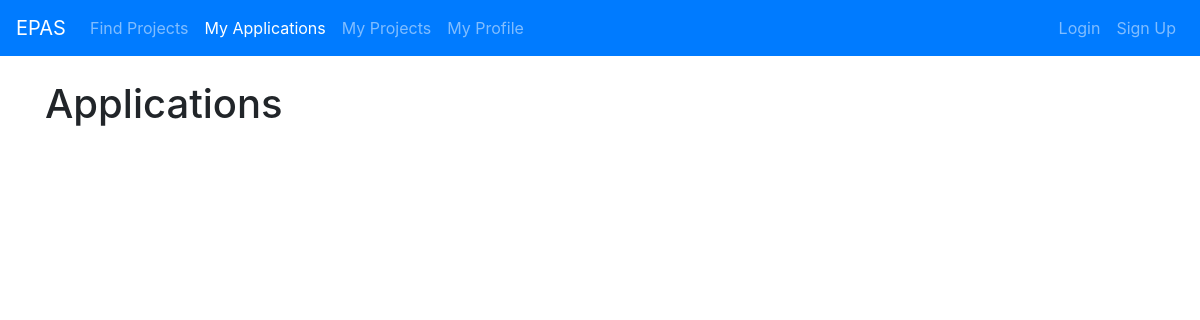
/applications/, run on an earlier commit of the app's database.
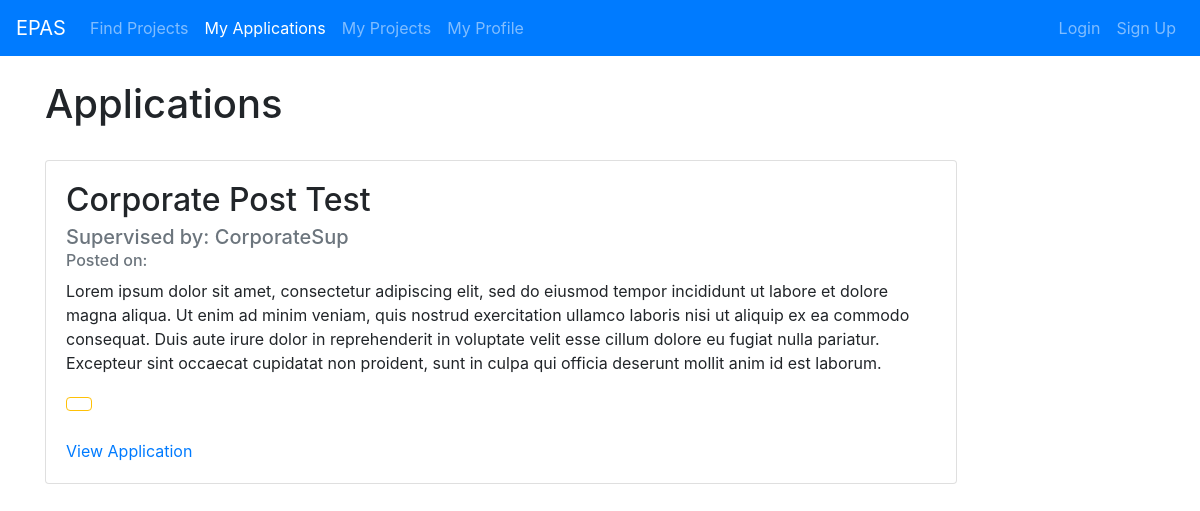
And on a later commit of the database.
### projectListing/models.py (models this page shows, shortened)
class Application(models.Model):
    student = models.ForeignKey(User, on_delete=models.CASCADE)
    project = models.ForeignKey(Post, on_delete=models.CASCADE)
    appDetails = models.TextField()

class Post(models.Model):
    title = models.CharField(max_length=100)
    description = models.TextField()
    date_posted = models.DateField(default=timezone.now)
    professor = models.ForeignKey(User, on_delete=models.CASCADE)
    desiredNumStudents = models.IntegerField()
    maxNumStudents = models.IntegerField()
    minTermLength = models.IntegerField()
    maxTermLength = models.IntegerField()
    relatedProgram = models.CharField(max_length=100)
    course = models.CharField(max_length=100, default="null")
    active = models.BooleanField(default=False)
    isApproved = models.BooleanField()

class User(AbstractUser):
    class Types(models.TextChoices):
        STUDENT = 'STUDENT', 'Student'
        PROFESSOR = 'PROFESSOR', 'Professor'
        CORPORATE_SUPERVISOR = 'CORPORATE_SUPERVISOR', 'Corporate Supervisor'
        PROGRAM_DIRECTOR = 'PROGRAM_DIRECTOR', 'Program Director'
    type = models.CharField(max_length=50, choices=Types.choices, default=Types.STUDENT)

### projectListing/views.py (the view)
# urls.py: path('applications/', views.applications, name='projectListing-applications'),
def applications(request):
    context = {
        'appliedProject': Application.objects.all()
    }
    return render(request, 'projectListing/applications.html', context)

### projectListing/templates/projectListing/applications.html (shortened to what this page needs)
{% extends "projectListing/base.html" %}
{% block content %}
<br>
    <h1>Applications</h1>
    <br>
    <div class="card-deck">
        {% for post in appliedProject %}
            <div class="card" style="min-width: 80%; max-width: 80%; margin-bottom: 2rem;">
                <div class="card-body">
                    <h2 class="card-title">{{ post.project.title }}</h2>
                    <h5 class="card-subtitle mb-2 text-muted">Supervised by: {{ post.project.professor }}</h3>
                    <h6 class="card-subtitle mb-2 text-muted">Posted on: {{ post.project.date_applied }}</h3>
                    <p class="card-text">{{ post.project.description }}</p>
                    <td>
                        {% if post.status == "Accepted" %}
                        <button type="button" class="btn btn-outline-success">
                        {% elif post.status == "Denied" %}
                        <button type="button" class="btn btn-outline-danger">
                        {% else %}
                        <button type="button" class="btn btn-outline-warning">
                        {% endif %}
                        </button>
                    </td>
                    <br><br>
                    <a href="{% url 'application-detail' post.id %}" class="card-link">View Application</a>
                </div>
            </div>
        {% endfor %}
{% endblock content %}

### projectListing/templates/projectListing/base.html (shortened to what this page needs)
<!DOCTYPE html>
<html>
  <head>
	  <link rel="stylesheet" href="https://stackpath.bootstrapcdn.com/bootstrap/4.3.1/css/bootstrap.min.css">
  </head>
  <body>
    <div class="wrapper">
    	<nav id="navigationbar" class="navbar navbar-expand-lg navbar-dark bg-primary">
        	<a class="navbar-brand" href="#">EPAS</a>
        	<div class="collapse navbar-collapse" id="navbarSupportedContent">
          		<ul class="navbar-nav mr-auto">
					<li class="nav-item {% if request.path == "/" %}active{% endif %}">
						<a class="nav-link" href="/">Find Projects</a>
					</li>
					<li class="nav-item {% if request.path == "/applications/" %}active{% endif %}">
						<a class="nav-link" href="/applications">My Applications</a>
					</li>
					<li class="nav-item {% if request.path == "/myprojects/" %}active{% endif %}">
						<a class="nav-link" href="/myprojects">My Projects</a>
					</li>
					<li class="nav-item {% if request.path == "/profile/" %}active{% endif %}">
						<a class="nav-link" href="/profile">My Profile</a>
					</li>
          		</ul>
          		<div class="navbar-nav">
						{% if user.is_authenticated %}
							<a class=" nav-item nav-link" href="{% url 'post-create' %}">Add Project</a>
							<a class=" nav-item nav-link" href="{% url 'profile' %}">Profile</a>
							<a class="nav-item nav-link" href="{% url 'logout' %}">Log Out</a>
						{% else %}
							<a class="nav-item nav-link" href="{% url 'login' %}">Login</a>
							<a class="nav-item nav-link" href="{% url 'register' %}">Sign Up</a>
						{% endif %}
          		</div>
        	</div>
      	</nav>
      	<div id="content">
            <div class="container">
                {% block content %} {% endblock %}
      	</div>
    </div>
  </body>
</html>

What changed in the data, as far as the page shows it:
added Application: project "Corporate Post Test", project.professor "CorporateSup", project.description "Lorem ipsum dolor sit amet, consectetur adipiscing elit, sed do eiusmod tempor incididunt ut labore et dolore magna aliqua. Ut enim ad minim veniam, quis nostrud exercitation ullamco laboris nisi ut aliquip ex ea commodo consequat. Duis aute irure dolor in reprehenderit in voluptate velit esse cillum dolore eu fugiat nulla pariatur. Excepteur sint occaecat cupidatat non proident, sunt in culpa qui officia deserunt mollit anim id est laborum."
